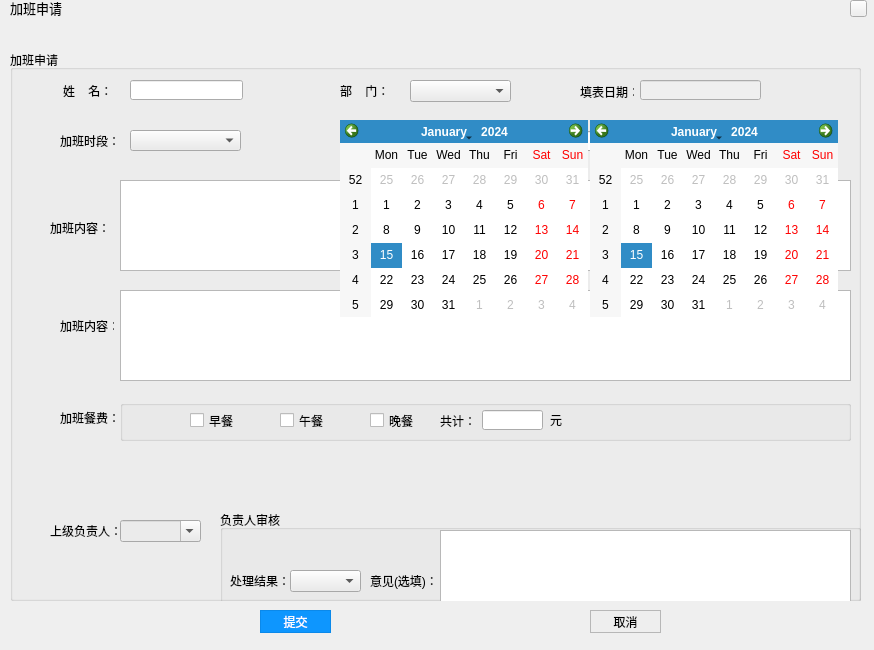
<?xml version="1.0" encoding="UTF-8"?>
<ui version="4.0">
 <class>Jiaban</class>
 <widget class="QWidget" name="Jiaban">
  <property name="geometry">
   <rect>
    <x>0</x>
    <y>0</y>
    <width>874</width>
    <height>650</height>
   </rect>
  </property>
  <property name="windowTitle">
   <string>Form</string>
  </property>
  <widget class="closeButton" name="toolButton">
   <property name="geometry">
    <rect>
     <x>850</x>
     <y>0</y>
     <width>17</width>
     <height>17</height>
    </rect>
   </property>
   <property name="maximumSize">
    <size>
     <width>17</width>
     <height>17</height>
    </size>
   </property>
   <property name="text">
    <string/>
   </property>
  </widget>
  <widget class="QGroupBox" name="groupBox_jb">
   <property name="geometry">
    <rect>
     <x>10</x>
     <y>50</y>
     <width>851</width>
     <height>551</height>
    </rect>
   </property>
   <property name="title">
    <string>加班申请</string>
   </property>
   <property name="checkable">
    <bool>false</bool>
   </property>
   <widget class="QLabel" name="label_2">
    <property name="geometry">
     <rect>
      <x>53</x>
      <y>30</y>
      <width>61</width>
      <height>21</height>
     </rect>
    </property>
    <property name="text">
     <string>姓    名：</string>
    </property>
   </widget>
   <widget class="QLineEdit" name="lineEdit_name">
    <property name="geometry">
     <rect>
      <x>120</x>
      <y>30</y>
      <width>113</width>
      <height>20</height>
     </rect>
    </property>
    <property name="styleSheet">
     <string notr="true">color: rgb(0, 0, 0);</string>
    </property>
   </widget>
   <widget class="QLabel" name="label_3">
    <property name="geometry">
     <rect>
      <x>330</x>
      <y>30</y>
      <width>61</width>
      <height>21</height>
     </rect>
    </property>
    <property name="text">
     <string>部    门：</string>
    </property>
   </widget>
   <widget class="QLabel" name="label_4">
    <property name="geometry">
     <rect>
      <x>570</x>
      <y>32</y>
      <width>54</width>
      <height>20</height>
     </rect>
    </property>
    <property name="text">
     <string>填表日期：</string>
    </property>
   </widget>
   <widget class="QLineEdit" name="lineEdit_jbTime1">
    <property name="geometry">
     <rect>
      <x>400</x>
      <y>80</y>
      <width>81</width>
      <height>20</height>
     </rect>
    </property>
    <property name="styleSheet">
     <string notr="true">color: rgb(0, 0, 0);</string>
    </property>
   </widget>
   <widget class="QToolButton" name="toolButton_2">
    <property name="geometry">
     <rect>
      <x>480</x>
      <y>80</y>
      <width>21</width>
      <height>20</height>
     </rect>
    </property>
    <property name="styleSheet">
     <string notr="true">background-color: rgb(235, 235, 235);</string>
    </property>
    <property name="text">
     <string/>
    </property>
    <property name="arrowType">
     <enum>Qt::DownArrow</enum>
    </property>
   </widget>
   <widget class="QLabel" name="label_5">
    <property name="geometry">
     <rect>
      <x>50</x>
      <y>80</y>
      <width>61</width>
      <height>21</height>
     </rect>
    </property>
    <property name="text">
     <string>加班时段：</string>
    </property>
   </widget>
   <widget class="QComboBox" name="comboBox_timeArea">
    <property name="geometry">
     <rect>
      <x>120</x>
      <y>80</y>
      <width>111</width>
      <height>21</height>
     </rect>
    </property>
    <property name="font">
     <font>
      <pointsize>9</pointsize>
     </font>
    </property>
    <property name="styleSheet">
     <string notr="true">background-color: rgb(235, 235, 235);
color: rgb(0, 0, 0);</string>
    </property>
   </widget>
   <widget class="QLabel" name="label_6">
    <property name="geometry">
     <rect>
      <x>330</x>
      <y>80</y>
      <width>61</width>
      <height>21</height>
     </rect>
    </property>
    <property name="text">
     <string>加班时间：</string>
    </property>
   </widget>
   <widget class="QTimeEdit" name="timeEdit">
    <property name="geometry">
     <rect>
      <x>500</x>
      <y>80</y>
      <width>101</width>
      <height>22</height>
     </rect>
    </property>
    <property name="font">
     <font>
      <pointsize>11</pointsize>
     </font>
    </property>
    <property name="styleSheet">
     <string notr="true">color: rgb(0, 0, 0);</string>
    </property>
   </widget>
   <widget class="QToolButton" name="toolButton_3">
    <property name="geometry">
     <rect>
      <x>710</x>
      <y>80</y>
      <width>21</width>
      <height>20</height>
     </rect>
    </property>
    <property name="styleSheet">
     <string notr="true">background-color: rgb(235, 235, 235);</string>
    </property>
    <property name="text">
     <string/>
    </property>
    <property name="arrowType">
     <enum>Qt::DownArrow</enum>
    </property>
   </widget>
   <widget class="QTimeEdit" name="timeEdit_2">
    <property name="geometry">
     <rect>
      <x>730</x>
      <y>80</y>
      <width>91</width>
      <height>22</height>
     </rect>
    </property>
    <property name="font">
     <font>
      <pointsize>12</pointsize>
     </font>
    </property>
    <property name="styleSheet">
     <string notr="true">color: rgb(0, 0, 0);</string>
    </property>
   </widget>
   <widget class="QLineEdit" name="lineEdit_jbTime2">
    <property name="geometry">
     <rect>
      <x>630</x>
      <y>80</y>
      <width>81</width>
      <height>20</height>
     </rect>
    </property>
    <property name="styleSheet">
     <string notr="true">color: rgb(0, 0, 0);</string>
    </property>
   </widget>
   <widget class="QLabel" name="label_7">
    <property name="geometry">
     <rect>
      <x>610</x>
      <y>80</y>
      <width>21</width>
      <height>21</height>
     </rect>
    </property>
    <property name="text">
     <string>到</string>
    </property>
   </widget>
   <widget class="QLabel" name="label_8">
    <property name="geometry">
     <rect>
      <x>40</x>
      <y>170</y>
      <width>71</width>
      <height>16</height>
     </rect>
    </property>
    <property name="text">
     <string>加班内容：</string>
    </property>
   </widget>
   <widget class="QTextEdit" name="textEdit_jbReason">
    <property name="geometry">
     <rect>
      <x>110</x>
      <y>130</y>
      <width>731</width>
      <height>91</height>
     </rect>
    </property>
    <property name="styleSheet">
     <string notr="true">color: rgb(0, 0, 0);</string>
    </property>
   </widget>
   <widget class="QLabel" name="label_9">
    <property name="geometry">
     <rect>
      <x>50</x>
      <y>270</y>
      <width>54</width>
      <height>12</height>
     </rect>
    </property>
    <property name="text">
     <string>加班内容：</string>
    </property>
   </widget>
   <widget class="QTextEdit" name="textEdit_jbContent">
    <property name="geometry">
     <rect>
      <x>110</x>
      <y>240</y>
      <width>731</width>
      <height>91</height>
     </rect>
    </property>
    <property name="styleSheet">
     <string notr="true">color: rgb(0, 0, 0);</string>
    </property>
   </widget>
   <widget class="QLineEdit" name="lineEdit_dealTime">
    <property name="enabled">
     <bool>false</bool>
    </property>
    <property name="geometry">
     <rect>
      <x>630</x>
      <y>30</y>
      <width>121</width>
      <height>20</height>
     </rect>
    </property>
    <property name="styleSheet">
     <string notr="true">color: rgb(0, 0, 0);</string>
    </property>
   </widget>
   <widget class="QCalendarWidget" name="calendarWidget_jbStartTime">
    <property name="geometry">
     <rect>
      <x>330</x>
      <y>70</y>
      <width>248</width>
      <height>197</height>
     </rect>
    </property>
   </widget>
   <widget class="QLabel" name="label_10">
    <property name="geometry">
     <rect>
      <x>40</x>
      <y>470</y>
      <width>71</width>
      <height>21</height>
     </rect>
    </property>
    <property name="text">
     <string>上级负责人：</string>
    </property>
   </widget>
   <widget class="QComboBox" name="comboBox_leader1">
    <property name="geometry">
     <rect>
      <x>110</x>
      <y>470</y>
      <width>81</width>
      <height>22</height>
     </rect>
    </property>
    <property name="styleSheet">
     <string notr="true">background-color: rgb(235, 235, 235);
color: rgb(0, 0, 0);</string>
    </property>
    <property name="editable">
     <bool>true</bool>
    </property>
   </widget>
   <widget class="QComboBox" name="comboBox_department">
    <property name="geometry">
     <rect>
      <x>400</x>
      <y>30</y>
      <width>101</width>
      <height>22</height>
     </rect>
    </property>
    <property name="styleSheet">
     <string notr="true">background-color: rgb(235, 235, 235);
color: rgb(0, 0, 0);</string>
    </property>
   </widget>
   <widget class="QLabel" name="label_12">
    <property name="geometry">
     <rect>
      <x>50</x>
      <y>360</y>
      <width>71</width>
      <height>16</height>
     </rect>
    </property>
    <property name="text">
     <string>加班餐费：</string>
    </property>
   </widget>
   <widget class="QGroupBox" name="groupBox_2">
    <property name="geometry">
     <rect>
      <x>110</x>
      <y>350</y>
      <width>731</width>
      <height>41</height>
     </rect>
    </property>
    <property name="title">
     <string/>
    </property>
    <widget class="QCheckBox" name="checkBox">
     <property name="geometry">
      <rect>
       <x>70</x>
       <y>10</y>
       <width>51</width>
       <height>21</height>
      </rect>
     </property>
     <property name="styleSheet">
      <string notr="true">color: rgb(0, 0, 0);</string>
     </property>
     <property name="text">
      <string>早餐</string>
     </property>
    </widget>
    <widget class="QCheckBox" name="checkBox_3">
     <property name="geometry">
      <rect>
       <x>250</x>
       <y>10</y>
       <width>51</width>
       <height>21</height>
      </rect>
     </property>
     <property name="styleSheet">
      <string notr="true">color: rgb(0, 0, 0);</string>
     </property>
     <property name="text">
      <string>晚餐</string>
     </property>
    </widget>
    <widget class="QLabel" name="label_13">
     <property name="geometry">
      <rect>
       <x>320</x>
       <y>10</y>
       <width>41</width>
       <height>21</height>
      </rect>
     </property>
     <property name="text">
      <string>共计：</string>
     </property>
    </widget>
    <widget class="QCheckBox" name="checkBox_2">
     <property name="geometry">
      <rect>
       <x>160</x>
       <y>10</y>
       <width>51</width>
       <height>21</height>
      </rect>
     </property>
     <property name="styleSheet">
      <string notr="true">color: rgb(0, 0, 0);</string>
     </property>
     <property name="text">
      <string>午餐</string>
     </property>
    </widget>
    <widget class="QLabel" name="label_14">
     <property name="geometry">
      <rect>
       <x>430</x>
       <y>10</y>
       <width>21</width>
       <height>20</height>
      </rect>
     </property>
     <property name="text">
      <string>元</string>
     </property>
    </widget>
    <widget class="QLineEdit" name="lineEdit_jbFoodMoney">
     <property name="geometry">
      <rect>
       <x>362</x>
       <y>10</y>
       <width>61</width>
       <height>20</height>
      </rect>
     </property>
     <property name="styleSheet">
      <string notr="true">color: rgb(0, 0, 0);</string>
     </property>
    </widget>
   </widget>
   <widget class="QCalendarWidget" name="calendarWidget_jbEndTime">
    <property name="geometry">
     <rect>
      <x>580</x>
      <y>70</y>
      <width>248</width>
      <height>197</height>
     </rect>
    </property>
   </widget>
   <widget class="QGroupBox" name="groupBox_leader">
    <property name="geometry">
     <rect>
      <x>210</x>
      <y>460</y>
      <width>641</width>
      <height>131</height>
     </rect>
    </property>
    <property name="title">
     <string>负责人审核</string>
    </property>
    <widget class="QLabel" name="label_11">
     <property name="geometry">
      <rect>
       <x>10</x>
       <y>55</y>
       <width>61</width>
       <height>31</height>
      </rect>
     </property>
     <property name="text">
      <string>处理结果：</string>
     </property>
    </widget>
    <widget class="QComboBox" name="comboBox_dealResult">
     <property name="geometry">
      <rect>
       <x>70</x>
       <y>60</y>
       <width>71</width>
       <height>22</height>
      </rect>
     </property>
     <property name="styleSheet">
      <string notr="true">background-color: rgb(235, 235, 235);
color: rgb(0, 0, 0);</string>
     </property>
    </widget>
    <widget class="QLabel" name="label_15">
     <property name="geometry">
      <rect>
       <x>150</x>
       <y>60</y>
       <width>71</width>
       <height>21</height>
      </rect>
     </property>
     <property name="text">
      <string>意见(选填)：</string>
     </property>
    </widget>
    <widget class="QTextEdit" name="textEdit_leaderAdvice">
     <property name="geometry">
      <rect>
       <x>220</x>
       <y>20</y>
       <width>411</width>
       <height>101</height>
      </rect>
     </property>
     <property name="styleSheet">
      <string notr="true">color: rgb(0, 0, 0);</string>
     </property>
    </widget>
   </widget>
  </widget>
  <widget class="QPushButton" name="pushButton">
   <property name="geometry">
    <rect>
     <x>260</x>
     <y>610</y>
     <width>71</width>
     <height>23</height>
    </rect>
   </property>
   <property name="styleSheet">
    <string notr="true">QPushButton#pushButton
{
    color:white;
    background-color:rgb(14 , 150 , 254);
    border: 1px solid rgb(11 , 137 , 234);
}

QPushButton#pushButton:hover
{
    color:white;
    background-color:rgb(44 , 137 , 255);
    border: 1px solid rgb(11 , 137 , 234);
}

QPushButton#pushButton:pressed
{
    color:white;
    background-color:rgb(14 , 135 , 228);
    border: 1px solid rgb(12 , 138 , 235);
    padding-left:3px;
    padding-top:3px;
}
</string>
   </property>
   <property name="text">
    <string>提交</string>
   </property>
  </widget>
  <widget class="QPushButton" name="pushButton_cancel">
   <property name="geometry">
    <rect>
     <x>590</x>
     <y>610</y>
     <width>71</width>
     <height>23</height>
    </rect>
   </property>
   <property name="styleSheet">
    <string notr="true">QPushButton#pushButton_cancel
{
    color:black;
    background-color:rgb(238 , 238 , 238);
    border: 1px solid rgb(183 , 183 , 183);
}

QPushButton#pushButton_cancel:hover
{
    color:black;
    background-color:rgb(228 , 240 , 250);
    border: 1px solid rgb(15 , 150 , 255);
}

QPushButton#pushButton_cancel:pressed
{
    color:black;
    background-color:rgb(204 , 228 , 247);
    border: 1px solid rgb(1 , 84 , 153);
    padding-left:3px;
    padding-top:3px;
}</string>
   </property>
   <property name="text">
    <string>取消</string>
   </property>
  </widget>
  <widget class="QLabel" name="label">
   <property name="geometry">
    <rect>
     <x>10</x>
     <y>0</y>
     <width>81</width>
     <height>16</height>
    </rect>
   </property>
   <property name="font">
    <font>
     <pointsize>10</pointsize>
    </font>
   </property>
   <property name="text">
    <string>加班申请</string>
   </property>
  </widget>
  <zorder>toolButton</zorder>
  <zorder>pushButton</zorder>
  <zorder>groupBox_jb</zorder>
  <zorder>pushButton_cancel</zorder>
  <zorder>label</zorder>
 </widget>
 <customwidgets>
  <customwidget>
   <class>closeButton</class>
   <extends>QToolButton</extends>
   <header location="global">closebutton.h</header>
  </customwidget>
 </customwidgets>
 <resources/>
 <connections/>
</ui>
